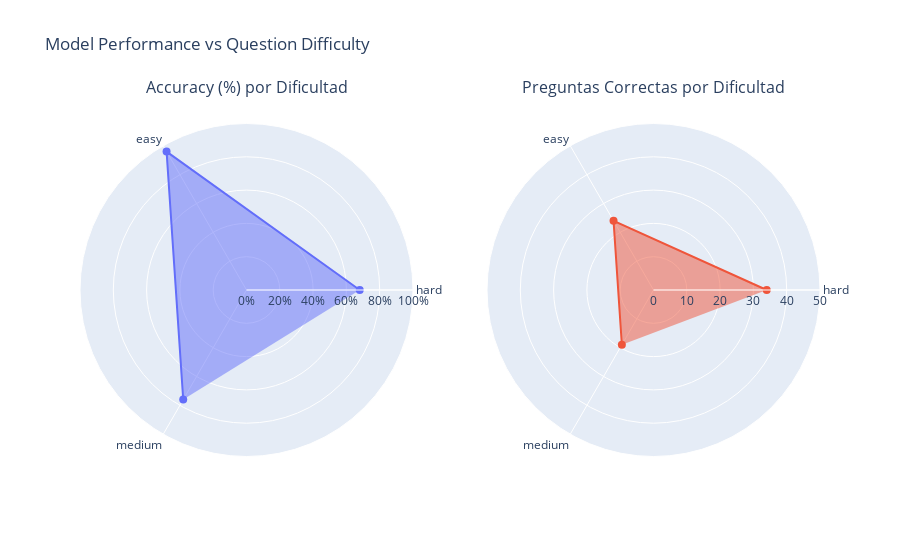

Notebook source saved alongside this figure:
### Code cell
categories = accuracy_diff['difficulty']

fig = make_subplots(
    rows=1,
    cols=2,
    specs=[[{'type': 'polar'}, {'type': 'polar'}]],
    subplot_titles=[
        "Accuracy (%) por Dificultad",
        "Preguntas Correctas por Dificultad"
    ]
)

# --- Radar 1: Accuracy en porcentaje ---
fig.add_trace(
    go.Scatterpolar(
        r=accuracy_diff['accuracy'] * 100,
        theta=categories,
        fill='toself',
        name='Accuracy (%)',
        line=dict(color='#636EFA'),
        marker=dict(size=8)
    ),
    row=1,
    col=1
)

# --- Radar 2: Conteo absoluto ---
fig.add_trace(
    go.Scatterpolar(
        r=accuracy_diff['count_correct'],
        theta=categories,
        fill='toself',
        name='Conteo',
        line=dict(color='#EF553B'),
        marker=dict(size=8)
    ),
    row=1,
    col=2
)

# --- Layout ---
fig.update_layout(
    showlegend=False,
    title="Model Performance vs Question Difficulty",
    polar=dict(
        radialaxis=dict(
            visible=True,
            range=[0, 100],
            ticksuffix="%"
        )
    ),
    polar2=dict(
        radialaxis=dict(
            visible=True,
            range=[0, max(accuracy_diff['count'])]
        )
    )
)

fig.show()

### Figure 1 — Plotly figure (JSON) as saved in the notebook; plotly's stock layout.template omitted (floating-point values rounded to 4 significant figures)
{"data": [{"fill": "toself", "line": {"color": "#636EFA"}, "marker": {"size": 8}, "name": "Accuracy (%)", "r": [68.0, 96.0, 76.0], "subplot": "polar", "theta": ["hard", "easy", "medium"], "type": "scatterpolar"}, {"fill": "toself", "line": {"color": "#EF553B"}, "marker": {"size": 8}, "name": "Conteo", "r": [34, 24, 19], "subplot": "polar2", "theta": ["hard", "easy", "medium"], "type": "scatterpolar"}], "layout": {"annotations": [{"font": {"size": 16}, "showarrow": false, "text": "Accuracy (%) por Dificultad", "x": 0.225, "xanchor": "center", "xref": "paper", "y": 1, "yanchor": "bottom", "yref": "paper"}, {"font": {"size": 16}, "showarrow": false, "text": "Preguntas Correctas por Dificultad", "x": 0.775, "xanchor": "center", "xref": "paper", "y": 1, "yanchor": "bottom", "yref": "paper"}], "polar": {"domain": {"x": [0, 0.45], "y": [0, 1]}, "radialaxis": {"range": [0, 100], "ticksuffix": "%", "visible": true}}, "polar2": {"domain": {"x": [0.55, 1], "y": [0, 1]}, "radialaxis": {"range": [0, 50], "visible": true}}, "showlegend": false, "title": {"text": "Model Performance vs Question Difficulty"}}}
